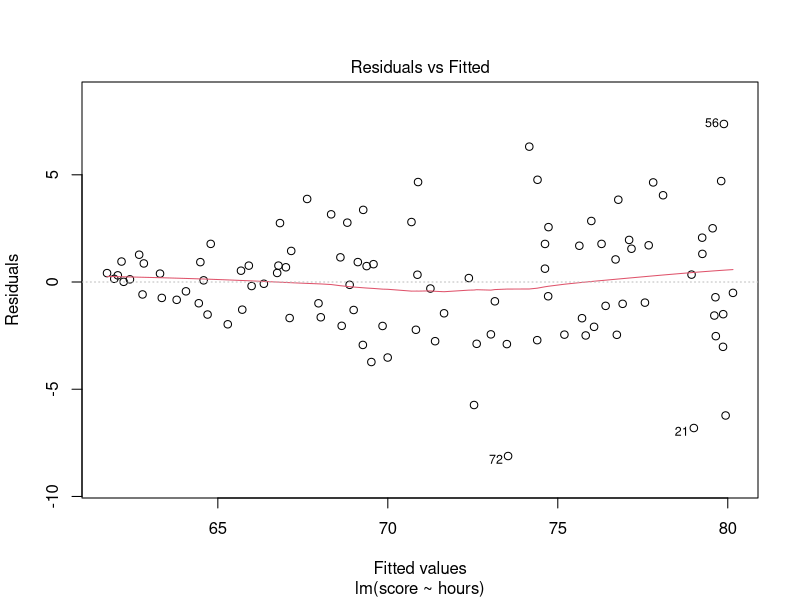
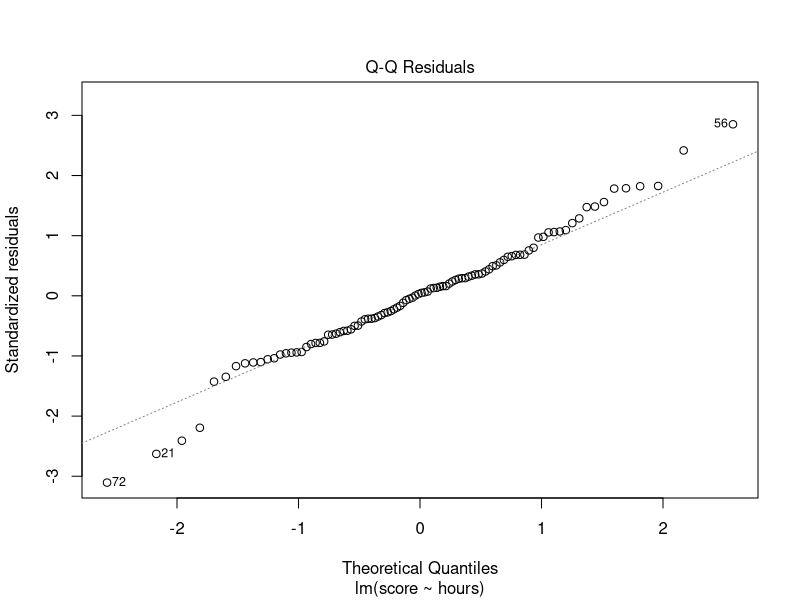
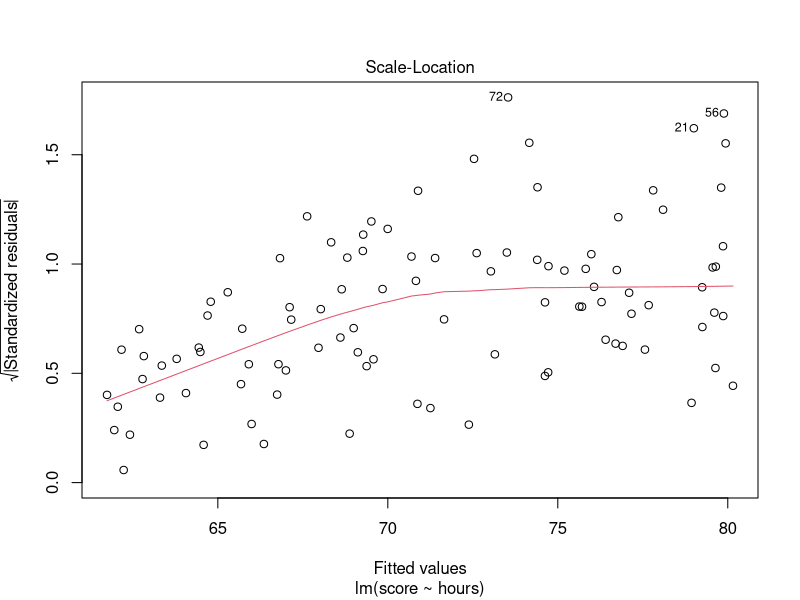
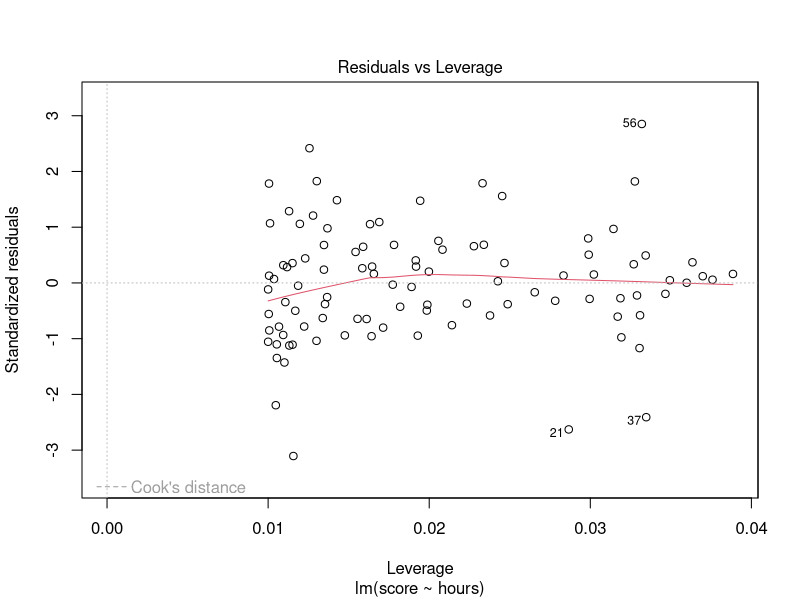
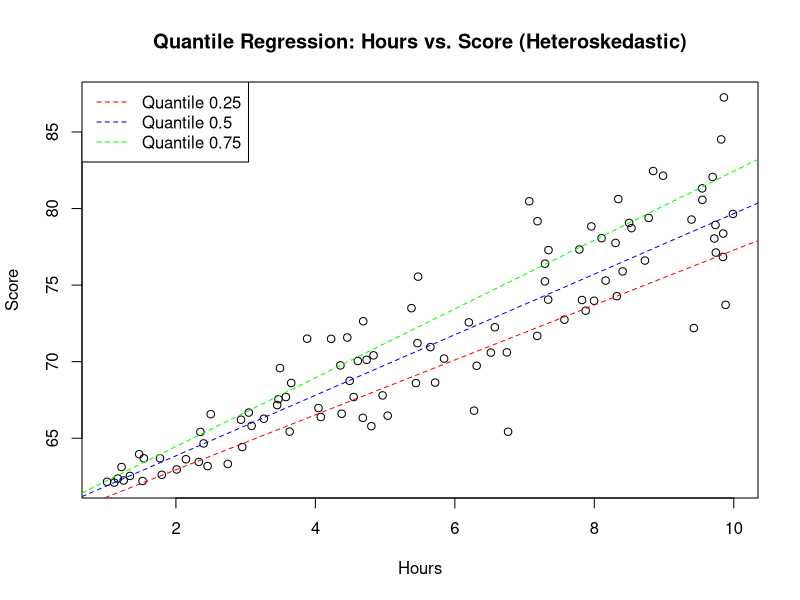
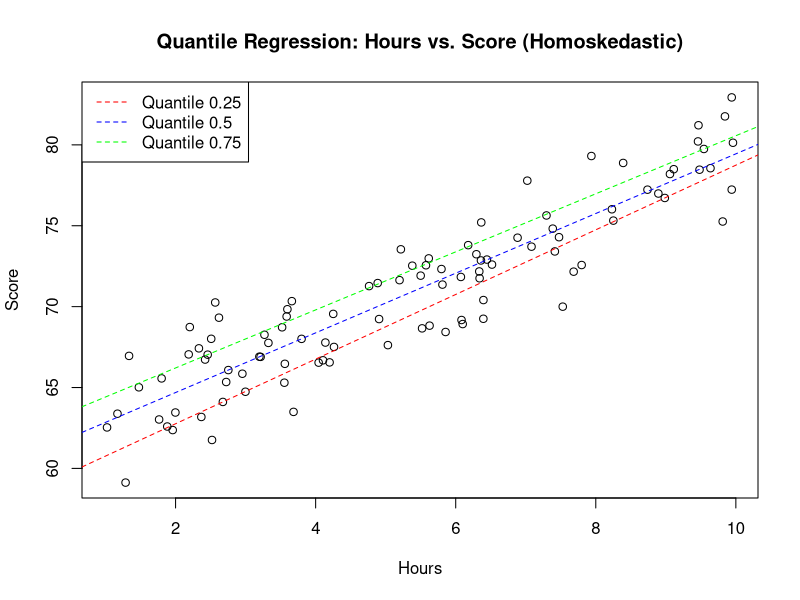
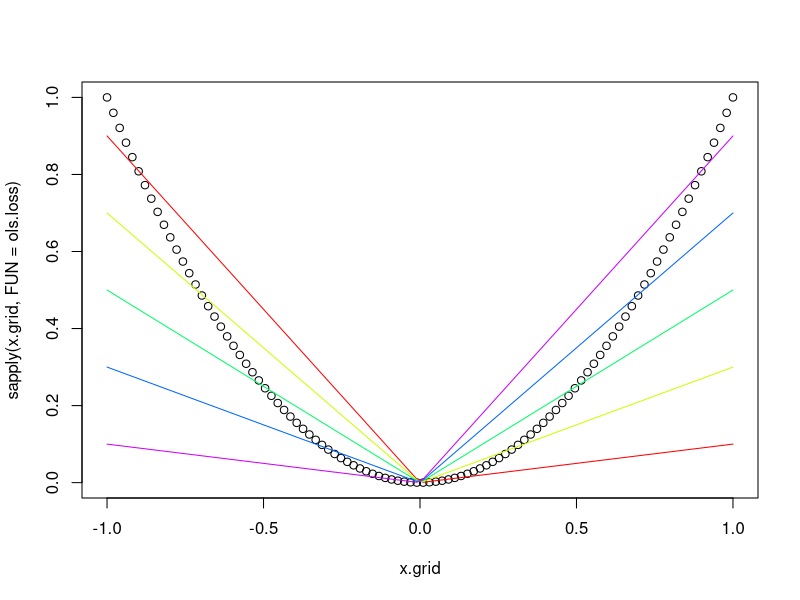
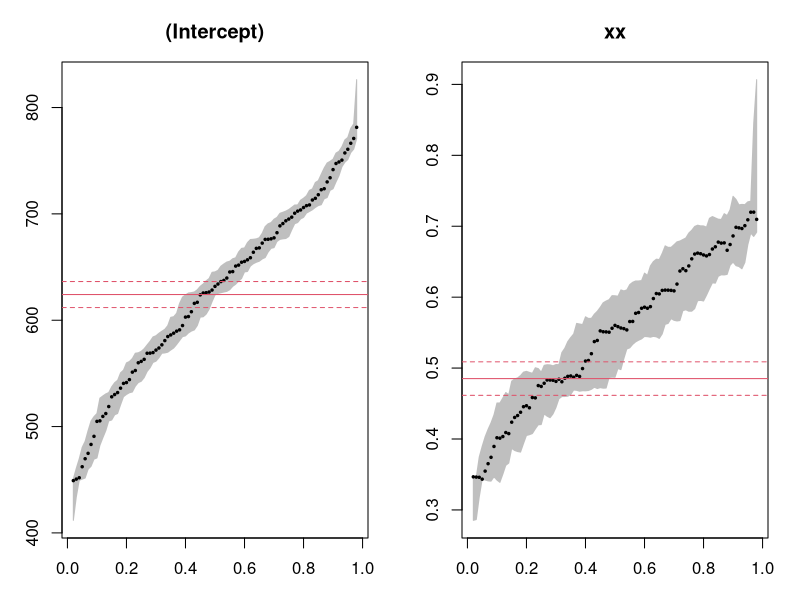

Source code (R) for these figures, in order: (Note: this script raises an error after producing the figures.)
## ---- chunk 1
knitr::opts_chunk$set(echo = TRUE)
knitr::opts_chunk$set(cache = TRUE)
require("quantreg")
# install BLossom package... 
## ---- chunk 2
# Create data frame
hours <- runif(100, 1, 10)
score <- 60 + 2 * hours + rnorm(100, mean = 0, 
                                sd = 0.45 * hours) # residuals' variance depends as well on treatment
df <- data.frame(hours, score)
## ---- chunk 3
fit.linear <- lm(score ~ hours)
plot(fit.linear)
## ---- chunk 4
# Quantile regression
quant_reg_25 <- rq(score ~ hours, data = df, tau = 0.25)
quant_reg_50 <- rq(score ~ hours, data = df, tau = 0.5)
quant_reg_75 <- rq(score ~ hours, data = df, tau = 0.75)
purrr::map(list(quant_reg_25, quant_reg_50, quant_reg_75), broom::tidy)
## ---- chunk 5
# Scatter plot with regression lines
# Scatter plot with regression lines
plot(df$hours, df$score, 
     main = "Quantile Regression: Hours vs. Score (Heteroskedastic)", 
     xlab = "Hours", ylab = "Score")
abline(a = coef(quant_reg_25), 
       b = coef(quant_reg_25)["hours"], 
       col = "red", lty = 2)
abline(a = coef(quant_reg_50), 
       b = coef(quant_reg_50)["hours"], 
       col = "blue", lty = 2)
abline(a = coef(quant_reg_75), 
       b = coef(quant_reg_75)["hours"], 
       col = "green", lty = 2)
legend("topleft", legend = c("Quantile 0.25", "Quantile 0.5", "Quantile 0.75"),
       col = c("red", "blue", "green"), lty = 2)
## ---- chunk 6
hours <- runif(100, 1, 10)
score <- 60 + 2 * hours + rnorm(100, mean = 0, 
                                sd = 2 ) # residuals' variance depends as well on treatment
df <- data.frame(hours, score)
quant_reg_25 <- rq(score ~ hours, data = df, tau = 0.25)
quant_reg_50 <- rq(score ~ hours, data = df, tau = 0.5)
quant_reg_75 <- rq(score ~ hours, data = df, tau = 0.75)

# Scatter plot with regression lines
plot(df$hours, df$score, 
     main = "Quantile Regression: Hours vs. Score (Homoskedastic)", 
     xlab = "Hours", ylab = "Score")
abline(a = coef(quant_reg_25), 
       b = coef(quant_reg_25)["hours"], 
       col = "red", lty = 2)
abline(a = coef(quant_reg_50), 
       b = coef(quant_reg_50)["hours"], 
       col = "blue", lty = 2)
abline(a = coef(quant_reg_75), 
       b = coef(quant_reg_75)["hours"], 
       col = "green", lty = 2)
legend("topleft", legend = c("Quantile 0.25", "Quantile 0.5", "Quantile 0.75"),
       col = c("red", "blue", "green"), lty = 2)
## ---- chunk 7
ols.loss <- function(eps){eps**2}
qr.loss <- function(eps, tau){eps*(tau - (eps<0))}

x.grid <- seq(-1, 1, length.out=100)

plot(x=x.grid, sapply(x.grid, FUN=ols.loss))
cols <- rainbow(5)
taus <-seq(.1, .9, length.out=5)
for (i in 1:length(taus) ){
  lines(x=x.grid, y=sapply(x.grid, FUN=qr.loss, tau=taus[i]), col=cols[i])
}

## ---- chunk 8
library(boot)
data("engel")
engel <- engel#[1:9,]
tau <- .5
n <- nrow(engel)
costs <- c( 0, rep(tau, n), rep(1-tau, n)) 
y <- engel$foodexp
A.tilde <- matrix(0, nrow=n, ncol=1+2*n)
A.tilde[,1] <- 1
A.tilde[, 2:(n+1)] <- diag(x=1, nrow=n)
A.tilde[, (n+2):(2*n+1)] <- diag(x=-1, nrow=n)
## ---- chunk 9
optimisation <- simplex(a = costs, 
        A3 = A.tilde,
        b3 = y
      )
optimisation
## ---- chunk 10
quantile(y, .5)
## ---- chunk 11

## ---- chunk 12
data("engel")
engel <- engel#[1:5,]
tau <- .5
X <- cbind(1, engel$income)  # design matrix, include intercept!
y <- engel$foodexp
n <- nrow(engel)
costs <- c( rep(0, ncol(X)), rep(tau, n), rep(1-tau, n)) 

A.tilde <- matrix(0, nrow=n, ncol= ncol(X)+2*n)  # two columns in X, positive residuals and negative residuals
A.tilde[,1:ncol(X)] <- X

A.tilde[, ncol(X)+(1:n)] <- diag(x=1, nrow=n)
A.tilde[, -( 1:(ncol(X)+n) )] <- diag(x=-1, nrow=n)
#A.tilde
## ---- chunk 13
optimisation <- simplex(a = costs, 
        A3 = A.tilde,
        b3 = y
      )
#optimisation
## ---- chunk 14
qreg <- rq(foodexp~income,tau=.5, data=engel)
qreg
## ---- chunk 15

## ---- chunk 16
residuals.simplex <- optimisation$soln[1:n + ncol(X)] - 
  optimisation$soln[(ncol(X)+n+1):(ncol(X)+2*n) ]
residuals.simplex
## ---- chunk 17

## ---- chunk 18

## ---- chunk 19
fit1 <- rq(foodexp ~ income, tau = .5, data = engel)
summary(fit1, se="rank")
## ---- chunk 20
attach(engel)
xx <- income - mean(income)
fit1 <- summary(rq(foodexp~xx, tau=2:98/100))
fit2 <- summary(rq(foodexp~xx,tau=c(.05, .25, .5, .75, .95)))


plot(fit1,mfrow = c(1,2))
## ---- chunk 21
plot(income,foodexp,cex=.25,type="n",xlab="Household Income", ylab="Food Expenditure")
points(income,foodexp,cex=.5,col="blue")
abline(rq(foodexp~income,tau=.5),col="blue") 
abline(lm(foodexp~income),lty=2,col="red") #the dreaded ols line
taus <- c(.05,.1,.25,.75,.90,.95)

for( i in 1:length(taus)){
 abline(rq(foodexp~income,tau=taus[i]),col="gray")
}

## ---- chunk 22
z <- rq(foodexp~income,tau=-1, data=engel)
plot(z)
ranks(z, score="wilcoxon")
#rq.test.rank(z)
## ---- chunk 23
attach(engel)
fit1 <- rq(foodexp~income,tau=.25)
fit2 <- rq(foodexp~income,tau=.50)
fit3 <- rq(foodexp~income,tau=.75)
## ---- chunk 24
?anova.rq
## ---- chunk 25

anova(fit1, fit2, fit3) #, test="rank")

## ---- chunk 26
data("engel")
attach(engel)
x.poor <- quantile(income,.1) #Poor is defined as at the .1 quantile of the sample distn
x.rich <- quantile(income,.9) #Rich is defined as at the .9 quantile of the sample distn
ps <- z$sol[1,]
qs.poor <- c(c(1,x.poor)%*%z$sol[4:5,])
qs.rich <- c(c(1,x.rich)%*%z$sol[4:5,])
 #now plot the two quantile functions to compare
par(mfrow = c(1,2))
plot(c(ps,ps),c(qs.poor,qs.rich), type="n",

 xlab = expression(tau), ylab = "quantile")
plot(stepfun(ps,c(qs.poor[1],qs.poor)), do.points=FALSE, add=TRUE)
plot(stepfun(ps,c(qs.poor[1],qs.rich)), do.points=FALSE, add=TRUE,
 col.hor = "gray", col.vert = "gray")
 ## now plot associated conditional density estimates
 ## weights from ps (process)
 ps.wts <- (c(0,diff(ps)) + c(diff(ps),0)) / 2
 ap <- akj(qs.poor, z=qs.poor, p = ps.wts)
 ar <- akj(qs.rich, z=qs.rich, p = ps.wts)
plot(c(qs.poor,qs.rich),c(ap$dens,ar$dens),type="n",

 xlab= "Food Expenditure", ylab= "Density")
lines(qs.rich, ar$dens, col="gray")
lines(qs.poor, ap$dens, col="black")
legend("topright", c("poor","rich"), lty = c(1,1), col=c("black","gray"))
## ---- chunk 27
data(stackloss)
r <- ranks(rq(stack.loss ~ stack.x, tau=-1))
## ---- chunk 28
 n <- 200
 df <- 8
 delta <- 8
 set.seed(4003)
 x <- sort(rt(n,df))
 u <- runif(n)
 v <- -log(1-(1-exp(-delta))/(1+exp(-delta*pt(x,df))*((1/u)-1)))/delta
 y <- qt(v,df)
## ---- chunk 29

"lprq" <- function(x, y, h, m=50 , tau=.5){
 xx <- seq(min(x),max(x),length=m)
 fv <- xx
 dv <- xx
 for(i in 1:length(xx)) {
 z <- x - xx[i]
 wx <- dnorm(z/h)
 r <- rq(y~z, weights=wx, tau=tau, ci=FALSE)
 fv[i] <- r$coef[1.]
 dv[i] <- r$coef[2.]
 }
 list(xx = xx, fv = fv, dv = dv)
}
## ---- chunk 30
plot(x,y,col="blue",cex = .25)
us <- c(.25,.5,.75)
for(i in 1:length(us)){
u <- us[i]
v <- -log(1-(1-exp(-delta))/
(1+exp(-delta*pt(x,df))*((1/u)-1)))/delta
lines(x,qt(v,df))
}
Dat <- NULL
Dat$x <- x
Dat$y <- y
deltas <- matrix(0,3,length(us))
FrankModel <- function(x,delta,mu,sigma,df,tau){
z <- qt(-log(1-(1-exp(-delta))/
(1+exp(-delta*pt(x,df))*((1/tau)-1)))/delta,df)
mu + sigma*z
}
for(i in 1:length(us)){
tau = us[i]
fit <- nlrq(y~FrankModel(x,delta,mu,sigma,df=8,tau=tau),
data=Dat,tau= tau, start=list(delta=5,
mu = 0, sigma = 1),trace=TRUE)
lines(x, predict(fit, newdata=x), lty=2, col="green")
deltas[i,] <- coef(fit)
}

## ---- chunk 31
library(splines)
library(MASS)
data(mcycle)
attach(mcycle)
plot(times,accel,xlab = "milliseconds", ylab = "acceleration",type="n")
points(times,accel,cex = .75)
X <- model.matrix(accel ~ bs(times, df=15))
for(tau in 1:3/4){
 fit <- rq(accel ~ bs(times, df=15), tau=tau, data=mcycle)
 accel.fit <- X %*% fit$coef
 lines(times,accel.fit)
}
